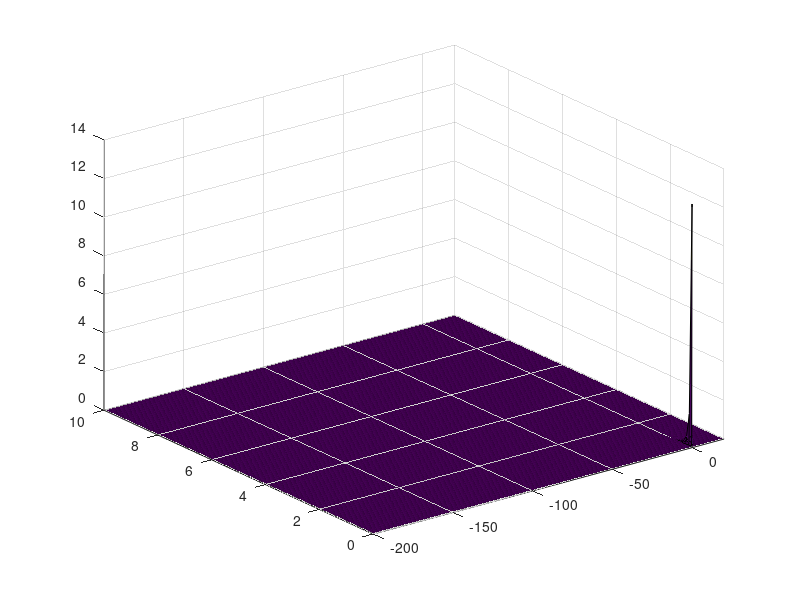

Reproduce this figure in MATLAB.
close all; 
clear;
clc;

x=linspace(-200,20,1000);
y=linspace(0,10, 100);

[xx,yy]=meshgrid(x,y);
rr=sqrt(xx.^2+yy.^2);

Ve=20000;
Re=250e-6;
a=1;
b=1;
zz= Ve ./ ((1+a.*(rr-Re).^2).*(1+b.*(rr-Re).^2));

%f=@(r) Ve ./ ((1+a.(r-Re).^2).*((1+b.*(r-Re).^2)));
%rho=@(x,y) sqrt(x.^2+y.^2);

%rr=rho(xx,yy);
%zz=f(rr);

plot=surf(xx,yy,zz);
axis([-200,20,0,10]);


%%
close all; 
clear;
clc;

x=linspace(-200,20,1000);
y=linspace(0,10, 100);

[xx,yy]=meshgrid(x,y);
rr=sqrt(xx.^2+yy.^2);

Ve=20000;
Re=250e-6;
a=1000;
zz= Ve ./ (1+a^2.*(rr-Re).^2);

plot=surf(xx,yy,zz);
axis([-200,20,0,10]);

%% Grad exact
clc
x=256e-6;
y= 400e-6;

r = sqrt(x * x + y * y);

Ve = 20000;
Re = 250e-6;
a = 100;
dfdr = - Ve ./ ( 1 + ( (a.*(r - Re)).*(a*(r - Re)) ).*( (a.*(r - Re)).*(a*(r - Re)) ) ) .*  a.*a*2*(r-Re) .* x ./ r;
grad_x = dfdr .* x ./ r
grad_y= dfdr .* y ./ r
